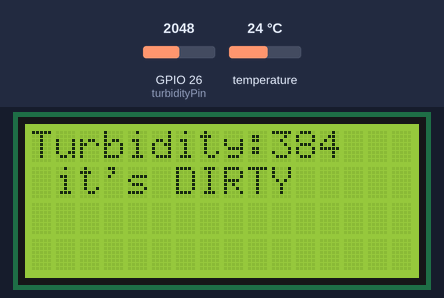
Simulated run of this sketch. Board: ESP32. Parts: 16×4 character LCD. Inputs (shaded band) come from the test bench; at power-on: GPIO 26 (turbidityPin) = 2048, temperature 24 °C. What the sketch prints to the serial monitor is not drawn.

Above: at 1.2 s.
1.3 s: GPIO 26 (turbidityPin) set to 2998
At 10.1 s:
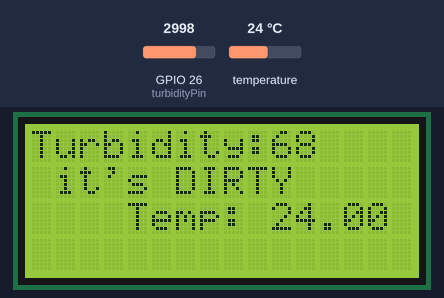
10.2 s: GPIO 26 (turbidityPin) set to 3114
At 15.7 s:
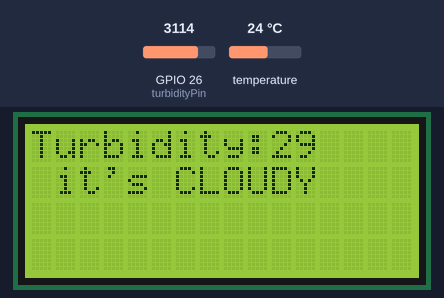
19.1 s: GPIO 26 (turbidityPin) set to 3603
At 23.5 s:
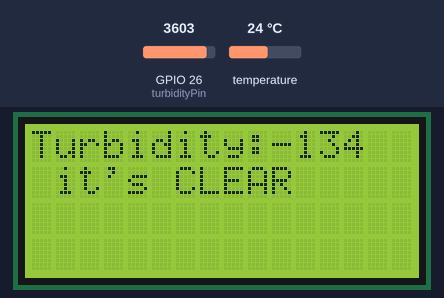
27.0 s: temperature set to 12 °C
At 34.3 s:
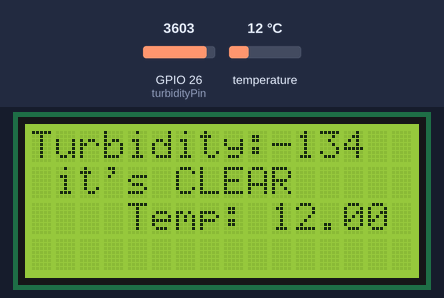
34.9 s: temperature set to 28 °C
At 42.2 s:
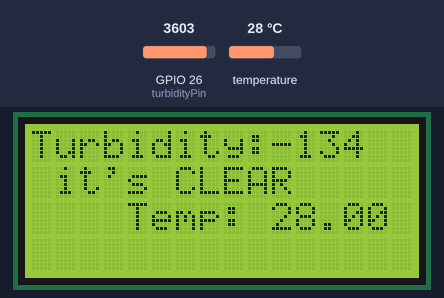
42.8 s: temperature set to 33 °C
At 50.1 s:
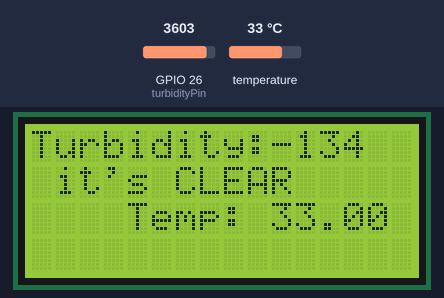
Timing chart, 0 to 51.6 s (numbered marks = the images above; inputs shaded):
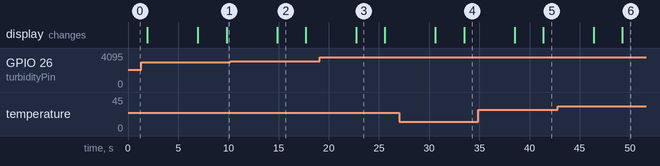

The sketch:

turbidity_and_temperature.ino
```cpp
#include <Wire.h>
#include <LiquidCrystal_I2C.h>
#include <OneWire.h>
#include <DallasTemperature.h>

// Initialize the LCD with the I2C address of 0x27 and set the display size to 16x4
LiquidCrystal_I2C lcd(0x27, 16, 4);

// Turbidity sensor pin
int turbidityPin = 26; // ESP32 analog input pin

// DS18B20 temperature sensor
#define ONE_WIRE_BUS 4 // ESP32 digital pin
OneWire oneWire(ONE_WIRE_BUS);
DallasTemperature sensors(&oneWire);

void setup() {
  Serial.begin(9600);
  Serial.setDebugOutput(true);
  Serial.println();
  Serial.println("Program begun!");

  // Initialize LCD
  lcd.init();
  lcd.backlight();

  // Initialize temperature sensor
  sensors.begin();
  Serial.println("Temperature sensor initialized");
}

void loop() {
  // Read the turbidity sensor value
  int sensorValue = analogRead(turbidityPin);
  Serial.print("Raw sensor value: ");
  Serial.println(sensorValue);

  int turbidity = map(sensorValue, 2900, 3200, 100, 0);

  Serial.print("Mapped turbidity: ");
  Serial.println(turbidity);

  // Display values on Serial Monitor
  Serial.print("Turbidity: ");
  Serial.println(turbidity);

  // Clear the LCD before writing new data
  lcd.clear();

  // Display turbidity value on the LCD
  lcd.setCursor(0, 0);
  lcd.print("Turbidity:");
  lcd.setCursor(10, 0);
  lcd.print(turbidity);

  lcd.setCursor(0, 1);
  if (turbidity < 20) {
    lcd.print(" it's CLEAR ");
    Serial.println(" it's CLEAR ");
  } else if (turbidity >= 20 && turbidity < 50) {
    lcd.print(" it's CLOUDY ");
    Serial.println(" it's CLOUDY ");
  } else {
    lcd.print(" it's DIRTY ");
    Serial.println(" it's DIRTY ");
  }

  // Request temperature reading
  sensors.requestTemperatures();
  float temperature = sensors.getTempCByIndex(0);

  // Print raw data from sensor
  uint8_t addr[8];
  uint8_t data[12];
  if (!oneWire.search(addr)) {
    oneWire.reset_search();
    delay(250);
    return;
  }

  if (OneWire::crc8(addr, 7) != addr[7]) {
    Serial.println("CRC is not valid!");
    return;
  }

  if (addr[0] != 0x28) {
    Serial.println("Device is not a DS18B20 family device.");
    return;
  }

  oneWire.reset();
  oneWire.select(addr);
  oneWire.write(0x44, 1); // start conversion, with parasite power on at the end
  delay(1000); // maybe 750ms is enough, maybe not
  // we might do a oneWire.depower() here, but the reset will take care of it.

  oneWire.reset();
  oneWire.select(addr);
  oneWire.write(0xBE); // Read Scratchpad

  for (int i = 0; i < 9; i++) { // we need 9 bytes
    data[i] = oneWire.read();
  }

  Serial.print("Raw data: ");
  for (int i = 0; i < 9; i++) {
    Serial.print(data[i], HEX);
    Serial.print(" ");
  }
  Serial.println();

  if (temperature == DEVICE_DISCONNECTED_C) {
    Serial.println("Error: Could not read temperature data");
    temperature = -127.00; // Indicates error
  } else {
    Serial.print("Temperature: ");
    Serial.print(temperature);
    Serial.println(" °C");

    // Display temperature on the LCD
    lcd.setCursor(0, 2);
    lcd.print("Temp: ");
    lcd.print(temperature);
    lcd.print(" C");
  }

  delay(5000); // Adjust delay as needed
}
```

Measured:
- the behaviour switches between 3052 and 3053 on GPIO 26 (turbidityPin) (found by bisection; images 1 and 2)
- after the input at 1.3 s, the display: first differs from a run without the input after 5.7 s (image 1 shows a later state)
- after the input at 10.2 s, the display: changes after 4.6 s (image 2)
- after the input at 19.1 s, the display: changes after 3.6 s (image 3)
- after the input at 27.0 s, the display: first differs from a run without the input after 6.5 s (image 4)
- after the input at 34.9 s, the display: first differs from a run without the input after 6.5 s (image 5)
- after the input at 42.8 s, the display: first differs from a run without the input after 6.4 s (image 6)
